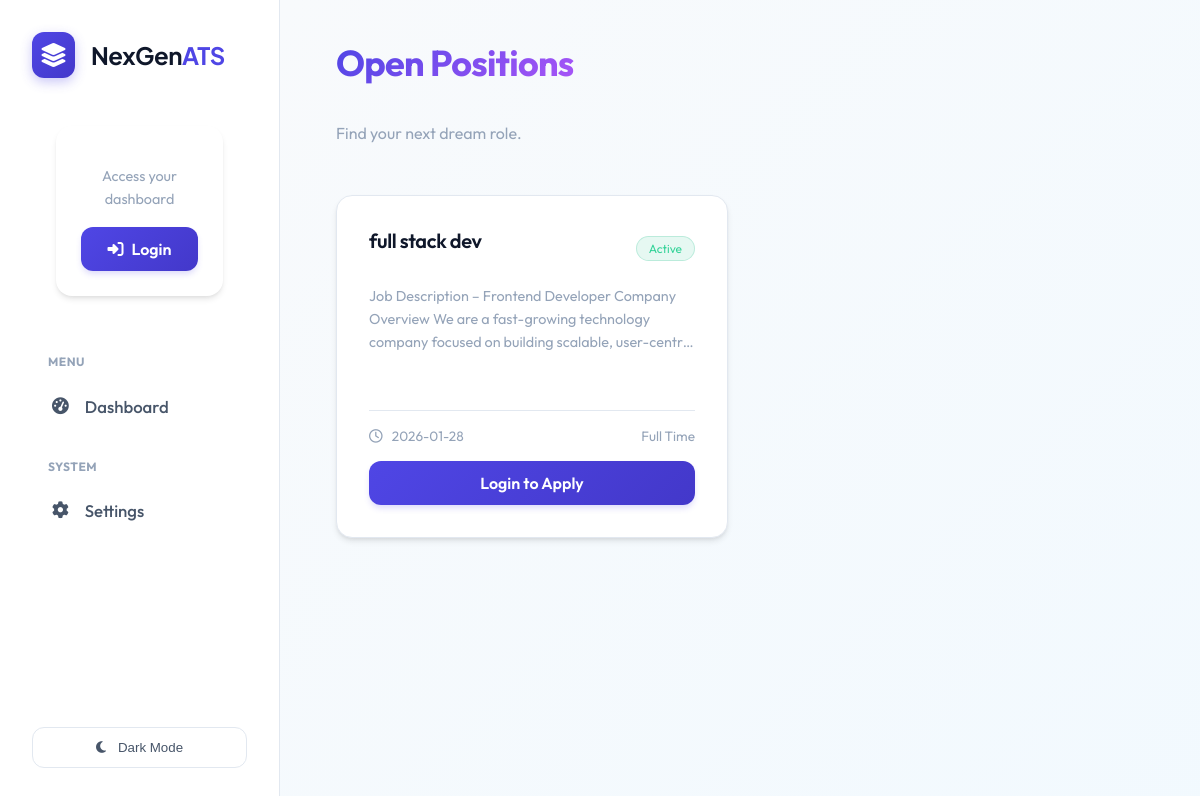
Page /jobs on the committed database.
### tables this page shows
CREATE TABLE jobs (
                    id INTEGER PRIMARY KEY AUTOINCREMENT,
                    title TEXT NOT NULL,
                    description TEXT,
                    created_at TIMESTAMP DEFAULT CURRENT_TIMESTAMP,
                    status TEXT DEFAULT 'Open'
                );

### routes/core.py (the view)
@bp.route('/jobs')
def job_board():
    conn = database.get_db_connection()
    jobs = conn.execute('SELECT * FROM jobs ORDER BY created_at DESC').fetchall()
    applied_jobs = []
    if current_user.is_authenticated and current_user.role == 'candidate':
        rows = conn.execute('SELECT job_id FROM candidates WHERE user_id = ?', (current_user.id,)).fetchall()
        applied_jobs = [row['job_id'] for row in rows]
    conn.close()
    return render_template('job_board.html', jobs=jobs, applied_jobs=applied_jobs)

### database.py (called while the page is built)
def get_db_connection():
    db_url = os.getenv('DATABASE_URL')
    if db_url:
        import psycopg2
        from psycopg2.extras import RealDictCursor
        conn = psycopg2.connect(db_url, cursor_factory=RealDictCursor)
        return conn
    else:
        conn = sqlite3.connect(DB_NAME)
        conn.row_factory = sqlite3.Row
        return conn

### templates/job_board.html (shortened to what this page needs)
{% extends 'layout.html' %}
{% block content %}
<div class="dashboard-header d-flex justify-between align-center mb-4" style="margin-bottom: 2rem;">
    <div>
        <h1 class="text-gradient mb-1">Open Positions</h1>
        <p class="dashboard-subtitle">Find your next dream role.</p>
    </div>
</div>
<div class="jobs-grid">
    {% if jobs %}
    {% for job in jobs %}
    <div class="glass-card job-card">
        <div>
            <div class="d-flex justify-between align-center" style="margin-bottom: 1rem;">
                <h3 style="font-size: 1.25rem; font-weight: 600; color: var(--text-primary);">
                    <a href="{{ url_for('core.view_job', job_id=job.id) }}"
                        style="text-decoration: none; color: inherit; transition: color 0.2s;"
                        onmouseover="this.style.color='var(--primary)'" onmouseout="this.style.color='inherit'">
                        {{ job.title }}
                    </a>
                </h3>
                <span class="badge-active">Active</span>
            </div>
            <p class="job-desc">{{ job.description[:200] }}...</p>
        </div>
        <div class="job-footer">
            <div class="d-flex justify-between align-center text-muted"
                style="font-size: 0.85rem; margin-bottom: 1rem;">
                <span><i class="fa-regular fa-clock" style="margin-right: 0.4rem;"></i> {{ job.created_at[:10] }}</span>
                <span>Full Time</span>
            </div>
            {% if current_user.is_authenticated and current_user.role == 'candidate' and current_user.resume_path %}
            {% if job.id in applied_jobs %}
            <form action="{{ url_for('core.withdraw_application', job_id=job.id) }}" method="POST" class="w-100"
                onsubmit="return confirm('Are you sure you want to withdraw your application?');">
                <button type="submit" class="btn-danger w-100 justify-center">
                    <i class="fa-solid fa-ban" style="margin-right: 0.5rem;"></i> Withdraw Application
                </button>
            </form>
            {% else %}
            <form action="{{ url_for('core.easy_apply', job_id=job.id) }}" method="POST" class="w-100">
                <button type="submit" class="btn-primary w-100 justify-center"
                    style="background: linear-gradient(135deg, #10b981 0%, #059669 100%); border: none;">
                    <i class="fa-solid fa-bolt" style="margin-right: 0.5rem;"></i> Easy Apply
                </button>
            </form>
            {% endif %}
            {% elif current_user.is_authenticated and current_user.role == 'candidate' %}
            <a href="/profile" class="btn-secondary w-100 justify-center">
                <i class="fa-solid fa-upload" style="margin-right: 0.5rem;"></i> Upload Resume to Apply
            </a>
            {% elif not current_user.is_authenticated %}
            <a href="{{ url_for('auth.login') }}" class="btn-primary w-100 justify-center">
                Login to Apply
            </a>
            {% endif %}
        </div>
    </div>
    {% endfor %}
    {% else %}
    <div style="grid-column: 1/-1; text-align: center; padding: 4rem; color: var(--text-muted);">
        <i class="fa-solid fa-briefcase" style="font-size: 3rem; margin-bottom: 1rem; opacity: 0.3;"></i>
        <p>No open positions at the moment.</p>
    </div>
    {% endif %}
</div>
{% endblock %}

### static/style.css (style rules this page uses)
:root { --primary: #4f46e5; --primary-hover: #4338ca; --secondary: #64748b; --success: #10b981; --danger: #ef4444; --warning: #f59e0b; --info: #0ea5e9; --bg-body: #f8fafc; --bg-sidebar: #ffffff; --bg-card: #ffffff; --bg-glass: rgba(255, 255, 255, 0.7); --border: #e2e8f0; --text-primary: #0f172a; --text-secondary: #475569; --text-muted: #94a3b8; --shadow-sm: 0 1px 2px 0 rgba(0, 0, 0, 0.05); --shadow-md: 0 4px 6px -1px rgba(0, 0, 0, 0.1), 0 2px 4px -1px rgba(0, 0, 0, 0.06); --shadow-lg: 0 10px 15px -3px rgba(0, 0, 0, 0.1), 0 4px 6px -2px rgba(0, 0, 0, 0.05); --glass-shadow: 0 8px 32px 0 rgba(31, 38, 135, 0.15); --radius: 12px; --radius-lg: 16px; --blur: blur(12px); --bg-gradient: linear-gradient(-45deg, #f8fafc, #e0e7ff, #f0f9ff, #f8fafc); }
* { box-sizing: border-box; }
body { background-color: var(--bg-body); color: var(--text-primary); font-family: 'Outfit', sans-serif; margin: 0; min-height: 100vh; display: flex; transition: background-color 0.3s ease, color 0.3s ease; }
.glass-card { background: rgba(255, 255, 255, 0.7); backdrop-filter: blur(20px); -webkit-backdrop-filter: blur(20px); border: 1px solid rgba(255, 255, 255, 0.4); box-shadow: 0 8px 32px 0 rgba(31, 38, 135, 0.05); border-radius: var(--radius-lg); padding: 2rem; margin-bottom: 2rem; transition: transform 0.3s cubic-bezier(0.4, 0, 0.2, 1), box-shadow 0.3s ease; }
.glass-card, .card { background: var(--bg-card); border: 1px solid var(--border); border-radius: var(--radius-lg); padding: 2rem; box-shadow: var(--shadow-md); margin-bottom: 2rem; transition: transform 0.2s ease, box-shadow 0.2s ease; }
h1, h2, h3, h4 { margin: 0 0 1rem 0; font-weight: 700; letter-spacing: -0.02em; color: var(--text-primary); }
h1 { font-size: 2.25rem; margin-bottom: 2rem; }
h3 { font-size: 1.25rem; }
p { line-height: 1.6; color: var(--text-secondary); }
.btn-primary { background: linear-gradient(135deg, var(--primary) 0%, var(--primary-hover) 100%); color: white; border: none; padding: 0.75rem 1.5rem; border-radius: var(--radius); font-weight: 600; cursor: pointer; transition: all 0.2s; display: inline-flex; align-items: center; gap: 0.5rem; box-shadow: 0 4px 6px -1px rgba(79, 70, 229, 0.2); text-decoration: none; }
.main-content>* { animation: fadeIn 0.4s ease-out; }
.text-muted { color: var(--text-muted); }
.d-flex { display: flex; }
.align-center { align-items: center; }
.justify-between { justify-content: space-between; }
.justify-center { justify-content: center; }
.w-100 { width: 100%; }
.text-gradient { background: linear-gradient(135deg, var(--primary) 0%, #818cf8 100%); -webkit-background-clip: text; -webkit-text-fill-color: transparent; display: inline-block; }
.dashboard-subtitle { color: var(--text-secondary); margin-top: 0.5rem; }
.jobs-grid { display: grid; grid-template-columns: repeat(auto-fill, minmax(300px, 1fr)); gap: 1.5rem; }
.job-card { display: flex; flex-direction: column; justify-content: space-between; height: 100%; transition: transform 0.2s; }
.badge-active { background: rgba(16, 185, 129, 0.1); color: #34d399; padding: 0.25rem 0.75rem; border-radius: 999px; font-size: 0.75rem; border: 1px solid rgba(16, 185, 129, 0.2); }
.job-desc { color: var(--text-muted); font-size: 0.9rem; display: -webkit-box; -webkit-line-clamp: 3; -webkit-box-orient: vertical; overflow: hidden; margin-bottom: 1.5rem; }
.job-footer { border-top: 1px solid var(--border); padding-top: 1rem; margin-top: auto; }
.text-gradient { background: linear-gradient(135deg, var(--primary), #a855f7); -webkit-background-clip: text; -webkit-text-fill-color: transparent; background-clip: text; }
.dashboard-subtitle { color: var(--text-muted); font-size: 1rem; margin-top: 0.25rem; }
.jobs-grid { display: grid; grid-template-columns: repeat(auto-fill, minmax(350px, 1fr)); gap: 1.5rem; }
.jobs-grid .job-card { display: flex; flex-direction: column; height: 100%; }
.jobs-grid .job-card .job-footer { margin-top: auto; }

### rows in the picture
jobs: title "full stack dev", description "Job Description – Frontend Developer Company Overview We are a fast-growing technology company focused on building scalable,…", created_at "2026-01-28"
